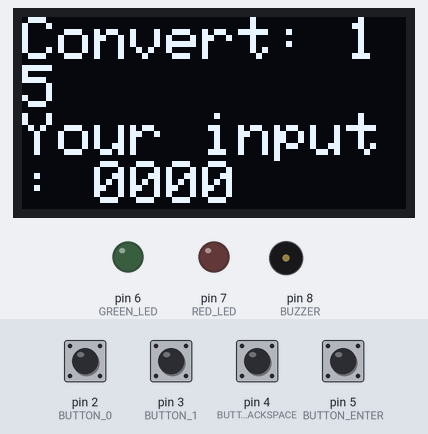
This sketch was run on a simulated Arduino Uno, built with avr-gcc and run on an emulated ATmega328P. On the bench: 128×64 one-colour display, output pins drawn as LEDs (lit = HIGH), buzzer (waves = sounding). Inputs (shaded band) come from the test bench; at power-on: pin 2 (BUTTON_0), pin 3 (BUTTON_1), pin 4 (BUTTON_BACKSPACE), pin 5 (BUTTON_ENTER) HIGH. Random numbers use the default seed unless the sketch sets one.

Above: at 1.2 s.
1.3 s: pin 5 (BUTTON_ENTER) pulled LOW for 0.15 s
At 2.6 s:
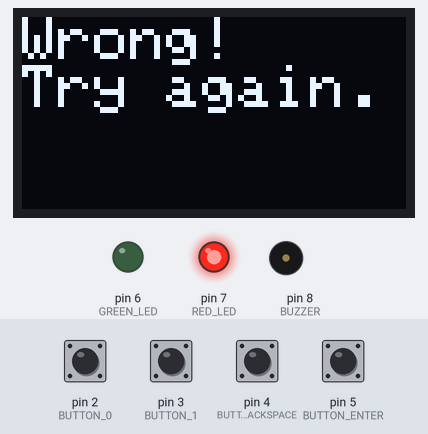
3.7 s: pin 3 (BUTTON_1) pulled LOW for 1 s
At 5.3 s:
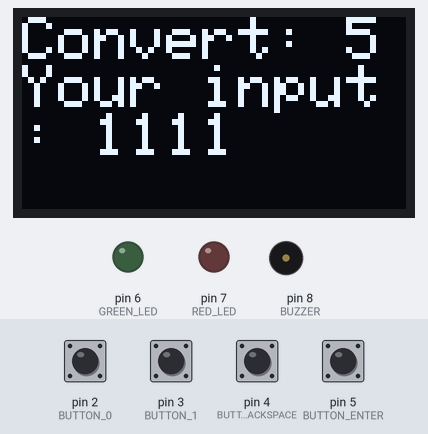
6.2 s: pin 4 (BUTTON_BACKSPACE) pulled LOW for 1 s
At 7.1 s:
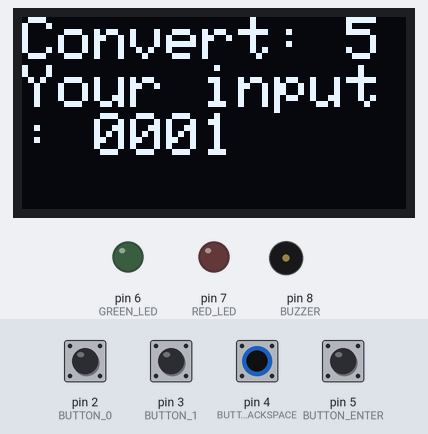
8.7 s: pin 5 (BUTTON_ENTER) pulled LOW for 1 s
At 8.87 s:
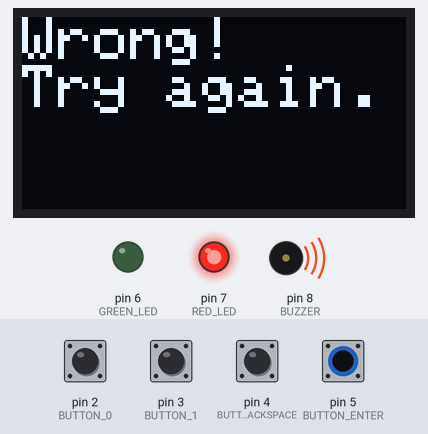
12.1 s: pin 3 (BUTTON_1) pulled LOW for 0.15 s
At 12.6 s:
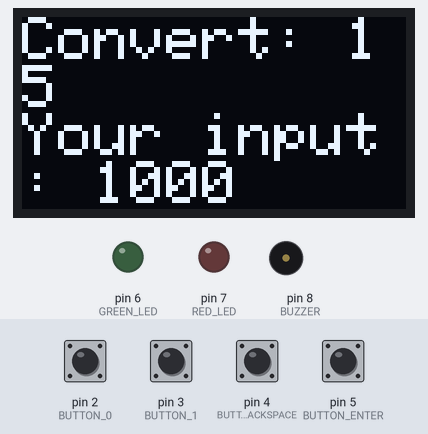
Timing chart, 0 to 14.7 s (numbered marks = the images above; inputs shaded):
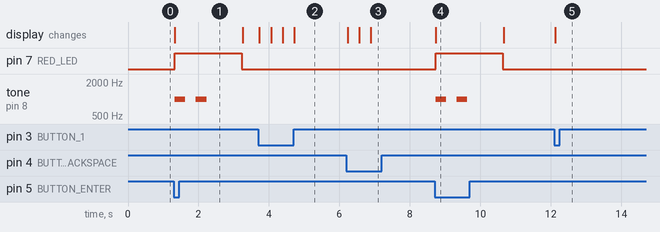

The sketch:

decimaltobinaryfinal.ino
```cpp
#define BUTTON_0 2
#define BUTTON_1 3
#define BUTTON_BACKSPACE 4
#define BUTTON_ENTER 5
#define GREEN_LED 6
#define RED_LED 7
#define BUZZER 8

#include <Wire.h>
#include <Adafruit_SSD1306.h>

#define SCREEN_WIDTH 128
#define SCREEN_HEIGHT 64
Adafruit_SSD1306 display(SCREEN_WIDTH, SCREEN_HEIGHT, &Wire, -1);

int targetNumber = 0;
int userInput = 0;
int bitPosition = 3;
unsigned long startTime;
const unsigned long timeLimit = 60000;

void setup() {
    Serial.begin(9600);
    pinMode(BUTTON_0, INPUT_PULLUP);
    pinMode(BUTTON_1, INPUT_PULLUP);
    pinMode(BUTTON_BACKSPACE, INPUT_PULLUP);
    pinMode(BUTTON_ENTER, INPUT_PULLUP);
    pinMode(GREEN_LED, OUTPUT);
    pinMode(RED_LED, OUTPUT);
    pinMode(BUZZER, OUTPUT);

    if(!display.begin(SSD1306_SWITCHCAPVCC, 0x3C)) {
        Serial.println("SSD1306 allocation failed");
        for(;;);
    }
    display.clearDisplay();
    display.setTextSize(2);
    display.setTextColor(WHITE);

    randomSeed(analogRead(0));
    generateNewNumber();
}

void loop() {
    if (millis() - startTime > timeLimit) {
        displayMessage("Time Up!", "New number:");
        generateNewNumber();
        return;
    }

    if (digitalRead(BUTTON_0) == LOW) {
        processInput(0);
        delay(300);
    }

    if (digitalRead(BUTTON_1) == LOW) {
        processInput(1);
        delay(300);
    }

    if (digitalRead(BUTTON_BACKSPACE) == LOW) {
        backspace();
        delay(300);
    }

    if (digitalRead(BUTTON_ENTER) == LOW) {
        checkAnswer();
        delay(300);
    }
}

void processInput(int bit) {
    if (bitPosition >= 0) {
        userInput |= (bit << bitPosition);
        bitPosition--;
        updateDisplay();
    }
}

void backspace() {
    if (bitPosition < 3) {
        bitPosition++;
        userInput &= ~(1 << (bitPosition + 1));
        updateDisplay();
    }
}

void checkAnswer() {
    if (userInput == targetNumber) {
        displayMessage("Correct!", "Generating new...");
        digitalWrite(GREEN_LED, HIGH);
        digitalWrite(RED_LED, LOW);
        tone(BUZZER, 1000);
        delay(300);
        noTone(BUZZER);
    } else {
        displayMessage("Wrong!", "Try again.");
        digitalWrite(GREEN_LED, LOW);
        digitalWrite(RED_LED, HIGH);
        tone(BUZZER, 1000);
        delay(300);
        noTone(BUZZER);
        delay(300);
        tone(BUZZER, 1000);
        delay(300);
        noTone(BUZZER);
    }
    delay(1000);
    digitalWrite(GREEN_LED, LOW);
    digitalWrite(RED_LED, LOW);
    generateNewNumber();
}

void generateNewNumber() {
    targetNumber = random(1, 16);
    userInput = 0;
    bitPosition = 3;
    startTime = millis();
    updateDisplay();
}

void updateDisplay() {
    display.clearDisplay();
    display.setCursor(0, 0);
    display.print("Convert: ");
    display.println(targetNumber);
    display.print("Your input: ");
    for (int i = 3; i >= 0; i--) {
        display.print((userInput >> i) & 1);
    }
    display.display();
}

void displayMessage(String line1, String line2) {
    display.clearDisplay();
    display.setCursor(0, 0);
    display.println(line1);
    display.println(line2);
    display.display();
}
```

Measured:
- after the input at 1.3 s, pin 7 (RED_LED): LOW → HIGH at once, → LOW 1.9 s later; tone on pin 8 (BUZZER): alternates 1000 Hz for 0.30 s and silent for 0.30 s, 4 changes in all, then stays silent, starting at once; the display: changes at once (image 1)
- after the input at 3.7 s, the display: first changes at once (image 2 shows a later state)
- after the input at 6.2 s, the display: first changes at once (image 3 shows a later state)
- after the input at 8.7 s, pin 7 (RED_LED): LOW → HIGH at once, → LOW 1.9 s later; tone on pin 8 (BUZZER): alternates 1000 Hz for 0.30 s and silent for 0.30 s, 4 changes in all, then stays silent, starting at once; the display: changes at once (image 4)
- after the input at 12.1 s, the display: changes at once (image 5)
